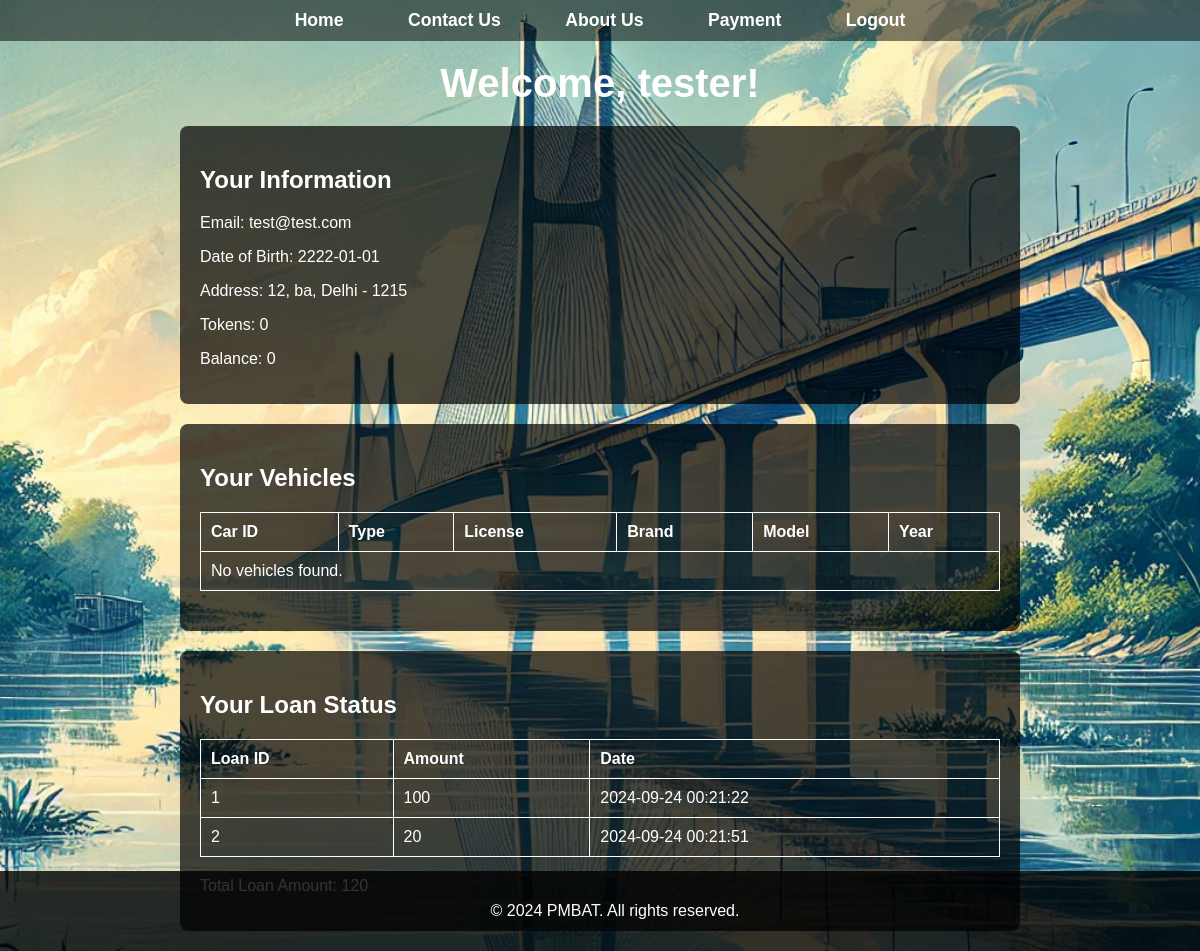
Screenshot of /regular.php (signed in) with the database file from the repository.
### tables this page shows
CREATE TABLE `user` (
  `uid` int(11) NOT NULL,
  `nid` int(11) NOT NULL,
  `name` varchar(256) NOT NULL,
  `email` varchar(256) NOT NULL,
  `password` varchar(512) NOT NULL,
  `dob` date NOT NULL,
  `house` varchar(128) NOT NULL,
  `road` varchar(128) NOT NULL,
  `zip` varchar(128) NOT NULL,
  `district` varchar(256) NOT NULL,
  `usertype` varchar(11) NOT NULL DEFAULT 'reg',
  `token` int(11) NOT NULL DEFAULT 0,
  `credit` int(11) NOT NULL DEFAULT 0
);

CREATE TABLE `loan` (
  `loanid` int(11) NOT NULL,
  `uid` int(11) NOT NULL,
  `amount` int(11) NOT NULL,
  `time` datetime NOT NULL
);

### regular.php (the view, shortened to what this page needs)
<?php
include('config.php');
$uid = $_SESSION['uid'];
$user_info = [];
$vehicles = [];
$loan_info = [];
$total_loan = 0;
$user_sql = "SELECT * FROM user WHERE uid='$uid'";
$user_result = mysqli_query($conn, $user_sql);
if (mysqli_num_rows($user_result) > 0) {
    $user_info = mysqli_fetch_assoc($user_result);
}
$loan_sql = "SELECT * FROM loan WHERE uid='$uid'";
$loan_result = mysqli_query($conn, $loan_sql);
if (mysqli_num_rows($loan_result) > 0) {
    while ($row = mysqli_fetch_assoc($loan_result)) {
        $loan_info[] = $row;
        $total_loan += $row['amount'];
    }
}
?>
<!DOCTYPE html>
<html lang="en">
<head>
</head>
<body>
    <div class="menu">
    	<a href="index.php">Home</a>
        <a href="contact.php">Contact Us</a>
        <a href="about.php">About Us</a>
        <a href="payment.php">Payment</a>
        <a href="logout.php">Logout</a>
    </div>
    <h1>Welcome, <?php echo $user_info['name']; ?>!</h1>
    <div class="info-container">
        <h2>Your Information</h2>
        <p>Email: <?php echo $user_info['email']; ?></p>
        <p>Date of Birth: <?php echo $user_info['dob']; ?></p>
        <p>Address: <?php echo $user_info['house'] . ', ' . $user_info['road'] .", ".$user_info['district'] .' - ' . $user_info['zip']; ?></p>
        <p>Tokens: <?php echo $user_info['token']; ?></p>
        <p>Balance: <?php echo $user_info['credit']; ?></p>
    </div>
    <div class="info-container">
        <h2>Your Vehicles</h2>
        <table>
            <tr>
                <th>Car ID</th>
                <th>Type</th>
                <th>License</th>
                <th>Brand</th>
                <th>Model</th>
                <th>Year</th>
            </tr>
            <?php if (empty($vehicles)): ?>
                <tr>
                    <td colspan="6">No vehicles found.</td>
                </tr>
            <?php endif; ?>
        </table>
    </div>
    <div class="info-container">
        <h2>Your Loan Status</h2>
        <table>
            <tr>
                <th>Loan ID</th>
                <th>Amount</th>
                <th>Date</th>
            </tr>
            <?php if (empty($loan_info)): ?>
                <tr>
                    <td colspan="3">No loans found.</td>
                </tr>
            <?php else: ?>
                <?php foreach ($loan_info as $loan): ?>
                    <tr>
                        <td><?php echo $loan['loanid']; ?></td>
                        <td><?php echo $loan['amount']; ?></td>
                        <td><?php echo $loan['time']; ?></td>
                    </tr>
                <?php endforeach; ?>
            <?php endif; ?>
        </table>
        <p>Total Loan Amount: <?php echo $total_loan; ?></p>
    </div>
    <footer>
        <p>&copy; 2024 PMBAT. All rights reserved.</p>
    </footer>
</body>
</html>

### regular.php (style rules this page uses)
body { font-family: 'Arial', sans-serif; background: url('pmbat.webp') no-repeat center center fixed; background-size: cover; color: #fff; margin: 0; padding: 0; }
.menu { text-align: center; background-color: rgba(0, 0, 0, 0.5); padding: 10px; position: sticky; top: 0; }
.menu a { color: white; padding: 10px 20px; text-decoration: none; font-weight: bold; font-size: 1.1em; margin: 0 10px; }
h1 { text-align: center; font-size: 2.5em; color: #fff; margin: 20px 0; }
.info-container { max-width: 800px; margin: 0 auto; padding: 20px; background: rgba(0, 0, 0, 0.7); border-radius: 8px; margin-bottom: 20px; }
table { width: 100%; border-collapse: collapse; margin: 20px 0; }
th, td { padding: 10px; text-align: left; border: 1px solid #fff; }
footer { text-align: center; padding: 15px; background-color: rgba(0, 0, 0, 0.8); color: white; position: fixed; width: 100%; bottom: 0; }

### rows the page displays
user: name "tester", email "test@test.com", dob "2222-01-01", house "12", road "ba", district "Delhi", zip "1215", token "0", credit "0"
loan: loanid "1", amount "100", time "2024-09-24 00:21:22"
loan: loanid "2", amount "20", time "2024-09-24 00:21:51"

### other values shown
$total_loan "120"
